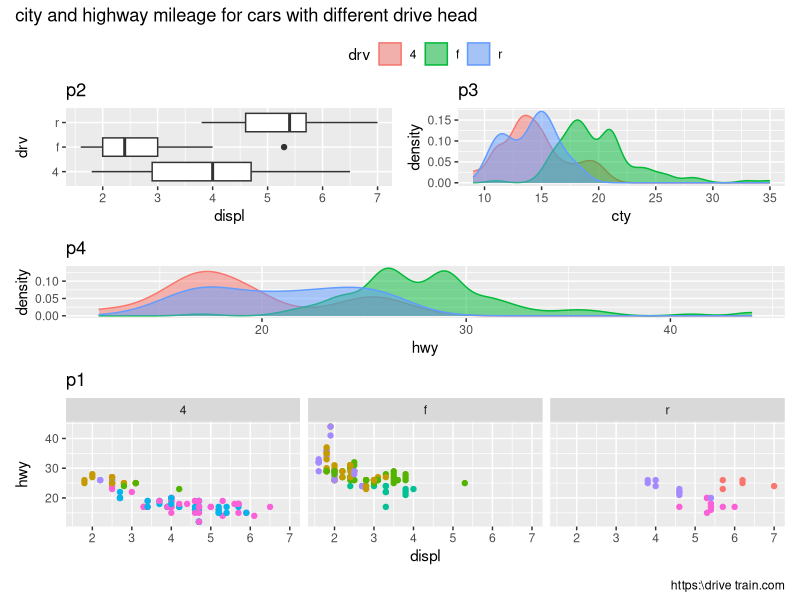

Write the R code that produced this figure.
# Load required libraries
library(tidyverse)  # For data manipulation and ggplot2
library(patchwork) # For combining multiple ggplots into a single layout

# Create scatter plot (p1): engine displacement vs highway mileage, colored by class, faceted by drive type
p1<-ggplot(mpg,aes(x=displ,y=hwy))+
  geom_point(show.legend=FALSE,aes(color=class))+ # Scatter plot with color by class 
  facet_wrap(~drv)+  # Create separate plots for each drive type (drv)
  labs(
    title = "p1"  # Title for this subplot
  )

# Create boxplot (p2): engine displacement vs drive type
p2<-ggplot(mpg,aes(x=displ,y=drv))+
  geom_boxplot(show.legend = FALSE)+ #Boxplot
  labs(
    title = "p2" #Title for this boxplot
  )

# Create density plot (p3): city mileage distribution, filled and colored by drive type
p3<-ggplot(mpg,aes(x=cty,fill=drv,color=drv))+
  geom_density(alpha=0.5)+  # Semi-transparent density plot
  labs(
    title="p3"  # Title for this subplot
  )

# Create density plot (p4): highway mileage distribution, filled and colored by drive type
p4<-ggplot(mpg,aes(x=hwy,fill=drv,color=drv))+
  geom_density(alpha=0.5)+ # Similar to p3 but for highway mileage
  labs(
    title = "p4" #Title for this subplot
  )

# Combine all plots using patchwork layout
(guide_area()/(p2+p3)/p4/p1)+ # Stack guide area, p2+p3 side by side, then p4, then p1
  plot_annotation(
    title = "city and highway mileage for cars with different drive head",  # Overall title
    caption="https:\\drive train.com" 
  )+
  plot_layout(
    guides="collect", # Collect legends in a common guide area
    heights=c(1,3,2,4) # Define relative heights of each row
  )&
  theme(legend.position = "top") # Apply shared theme: legend on top